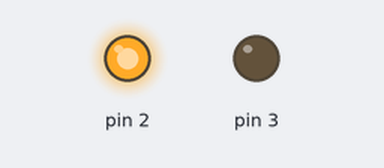
Recording of a sketch running on a simulated Arduino Uno, built with avr-gcc and run on an emulated ATmega328P. On the bench: output pins drawn as LEDs (lit = HIGH).

Above: at 0.1 s.
Timing chart, 0 to 1.6 s (numbered marks = the images above):
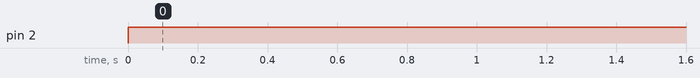

Measured:
- by itself, pin 2: LOW → HIGH at 0.00 s

The sketch:

flipflop.ino
```cpp
/*
 * Consiste en conectar a la Arduino dos leds (Pin 2 y 3).
 * Mientras uno de los leds se encienda el otro se apagará,
 * de manera cíclica (tiempo de 1 seg).
 */
void setup() {
  //Ponemos los dos pines en modo salida
  pinMode(2,OUTPUT);
  pinMode(3,OUTPUT);
}

void loop() {
  //El primer led esta enciende y el segundo apagado, durante un 1 seg
  digitalWrite(2,HIGH);
  digitalWrite(3,LOW);
  delay(1000);

  //Primer led apagado y el segundo encendido, durante 1 seg
  digitalWrite(3,LOW);
  digitalWrite(4,HIGH);
  delay(1000);

}
```
